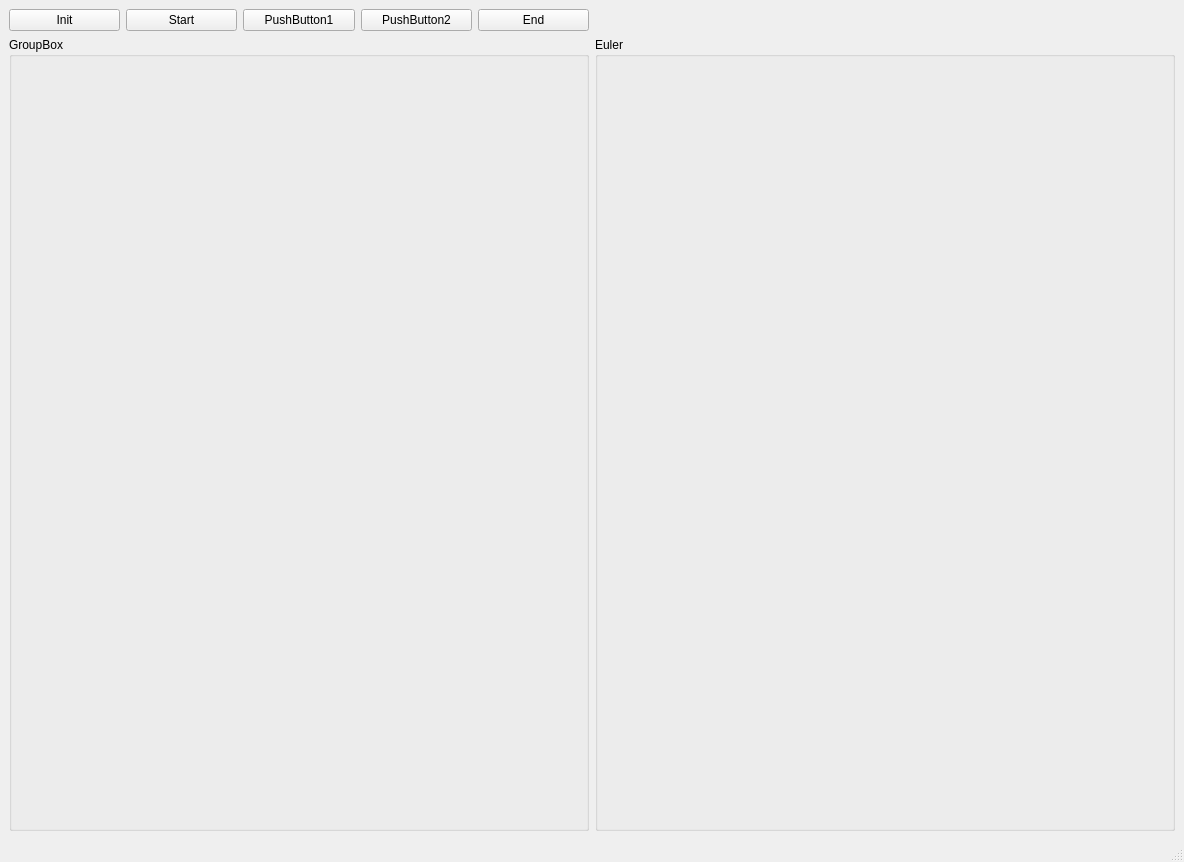
<?xml version="1.0" encoding="UTF-8"?>
<ui version="4.0">
 <class>MainWindow</class>
 <widget class="QMainWindow" name="MainWindow">
  <property name="geometry">
   <rect>
    <x>0</x>
    <y>0</y>
    <width>1184</width>
    <height>862</height>
   </rect>
  </property>
  <property name="windowTitle">
   <string>MainWindow</string>
  </property>
  <widget class="QWidget" name="centralwidget">
   <layout class="QGridLayout" name="gridLayout_2">
    <item row="0" column="0">
     <layout class="QGridLayout" name="gridLayout">
      <item row="0" column="0">
       <widget class="QPushButton" name="pushButton">
        <property name="text">
         <string>Init</string>
        </property>
       </widget>
      </item>
      <item row="0" column="4">
       <widget class="QPushButton" name="pushButton_5">
        <property name="text">
         <string>End</string>
        </property>
       </widget>
      </item>
      <item row="0" column="2">
       <widget class="QPushButton" name="pushButton_3">
        <property name="text">
         <string>PushButton1</string>
        </property>
       </widget>
      </item>
      <item row="0" column="3">
       <widget class="QPushButton" name="pushButton_4">
        <property name="text">
         <string>PushButton2</string>
        </property>
       </widget>
      </item>
      <item row="0" column="1">
       <widget class="QPushButton" name="pushButton_2">
        <property name="text">
         <string>Start</string>
        </property>
       </widget>
      </item>
     </layout>
    </item>
    <item row="1" column="0">
     <widget class="QGroupBox" name="groupBox">
      <property name="title">
       <string>GroupBox</string>
      </property>
     </widget>
    </item>
    <item row="1" column="1">
     <widget class="QGroupBox" name="groupBox_2">
      <property name="title">
       <string>Euler</string>
      </property>
     </widget>
    </item>
   </layout>
  </widget>
  <widget class="QMenuBar" name="menubar">
   <property name="geometry">
    <rect>
     <x>0</x>
     <y>0</y>
     <width>1184</width>
     <height>26</height>
    </rect>
   </property>
  </widget>
  <widget class="QStatusBar" name="statusbar"/>
 </widget>
 <resources/>
 <connections/>
</ui>
